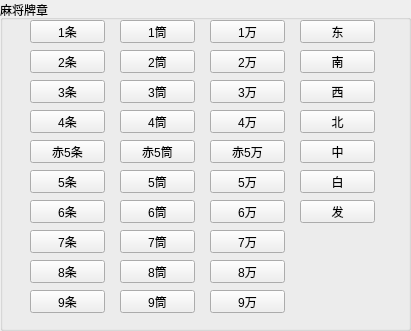
   <widget class="QGroupBox" name="groupBox">
    <property name="geometry">
     <rect>
      <x>30</x>
      <y>30</y>
      <width>411</width>
      <height>331</height>
     </rect>
    </property>
    <property name="title">
     <string>麻将牌章</string>
    </property>
    <widget class="QPushButton" name="pushButton_38">
     <property name="geometry">
      <rect>
       <x>300</x>
       <y>80</y>
       <width>75</width>
       <height>23</height>
      </rect>
     </property>
     <property name="text">
      <string>西</string>
     </property>
    </widget>
    <widget class="QPushButton" name="pushButton_9">
     <property name="geometry">
      <rect>
       <x>30</x>
       <y>260</y>
       <width>75</width>
       <height>23</height>
      </rect>
     </property>
     <property name="text">
      <string>8条</string>
     </property>
    </widget>
    <widget class="QPushButton" name="pushButton_16">
     <property name="geometry">
      <rect>
       <x>120</x>
       <y>80</y>
       <width>75</width>
       <height>23</height>
      </rect>
     </property>
     <property name="text">
      <string>3筒</string>
     </property>
    </widget>
    <widget class="QPushButton" name="pushButton_22">
     <property name="geometry">
      <rect>
       <x>210</x>
       <y>170</y>
       <width>75</width>
       <height>23</height>
      </rect>
     </property>
     <property name="text">
      <string>5万</string>
     </property>
    </widget>
    <widget class="QPushButton" name="pushButton_20">
     <property name="geometry">
      <rect>
       <x>120</x>
       <y>200</y>
       <width>75</width>
       <height>23</height>
      </rect>
     </property>
     <property name="text">
      <string>6筒</string>
     </property>
    </widget>
    <widget class="QPushButton" name="pushButton_29">
     <property name="geometry">
      <rect>
       <x>210</x>
       <y>230</y>
       <width>75</width>
       <height>23</height>
      </rect>
     </property>
     <property name="text">
      <string>7万</string>
     </property>
    </widget>
    <widget class="QPushButton" name="pushButton_19">
     <property name="geometry">
      <rect>
       <x>120</x>
       <y>230</y>
       <width>75</width>
       <height>23</height>
      </rect>
     </property>
     <property name="text">
      <string>7筒</string>
     </property>
    </widget>
    <widget class="QPushButton" name="pushButton_4">
     <property name="geometry">
      <rect>
       <x>30</x>
       <y>110</y>
       <width>75</width>
       <height>23</height>
      </rect>
     </property>
     <property name="text">
      <string>4条</string>
     </property>
    </widget>
    <widget class="QPushButton" name="pushButton_37">
     <property name="geometry">
      <rect>
       <x>300</x>
       <y>140</y>
       <width>75</width>
       <height>23</height>
      </rect>
     </property>
     <property name="text">
      <string>中</string>
     </property>
    </widget>
    <widget class="QPushButton" name="pushButton_14">
     <property name="geometry">
      <rect>
       <x>120</x>
       <y>260</y>
       <width>75</width>
       <height>23</height>
      </rect>
     </property>
     <property name="text">
      <string>8筒</string>
     </property>
    </widget>
    <widget class="QPushButton" name="pushButton_30">
     <property name="geometry">
      <rect>
       <x>210</x>
       <y>200</y>
       <width>75</width>
       <height>23</height>
      </rect>
     </property>
     <property name="text">
      <string>6万</string>
     </property>
    </widget>
    <widget class="QPushButton" name="pushButton_12">
     <property name="geometry">
      <rect>
       <x>120</x>
       <y>170</y>
       <width>75</width>
       <height>23</height>
      </rect>
     </property>
     <property name="text">
      <string>5筒</string>
     </property>
    </widget>
    <widget class="QPushButton" name="pushButton_8">
     <property name="geometry">
      <rect>
       <x>30</x>
       <y>230</y>
       <width>75</width>
       <height>23</height>
      </rect>
     </property>
     <property name="text">
      <string>7条</string>
     </property>
    </widget>
    <widget class="QPushButton" name="pushButton_35">
     <property name="geometry">
      <rect>
       <x>300</x>
       <y>50</y>
       <width>75</width>
       <height>23</height>
      </rect>
     </property>
     <property name="text">
      <string>南</string>
     </property>
    </widget>
    <widget class="QPushButton" name="pushButton_17">
     <property name="geometry">
      <rect>
       <x>120</x>
       <y>110</y>
       <width>75</width>
       <height>23</height>
      </rect>
     </property>
     <property name="text">
      <string>4筒</string>
     </property>
    </widget>
    <widget class="QPushButton" name="pushButton_26">
     <property name="geometry">
      <rect>
       <x>210</x>
       <y>80</y>
       <width>75</width>
       <height>23</height>
      </rect>
     </property>
     <property name="text">
      <string>3万</string>
     </property>
    </widget>
    <widget class="QPushButton" name="pushButton_5">
     <property name="geometry">
      <rect>
       <x>30</x>
       <y>140</y>
       <width>75</width>
       <height>23</height>
      </rect>
     </property>
     <property name="text">
      <string>赤5条</string>
     </property>
    </widget>
    <widget class="QPushButton" name="pushButton_25">
     <property name="geometry">
      <rect>
       <x>210</x>
       <y>290</y>
       <width>75</width>
       <height>23</height>
      </rect>
     </property>
     <property name="text">
      <string>9万</string>
     </property>
    </widget>
    <widget class="QPushButton" name="pushButton_33">
     <property name="geometry">
      <rect>
       <x>300</x>
       <y>20</y>
       <width>75</width>
       <height>23</height>
      </rect>
     </property>
     <property name="text">
      <string>东</string>
     </property>
    </widget>
    <widget class="QPushButton" name="pushButton_6">
     <property name="geometry">
      <rect>
       <x>30</x>
       <y>170</y>
       <width>75</width>
       <height>23</height>
      </rect>
     </property>
     <property name="text">
      <string>5条</string>
     </property>
    </widget>
    <widget class="QPushButton" name="pushButton_7">
     <property name="geometry">
      <rect>
       <x>30</x>
       <y>200</y>
       <width>75</width>
       <height>23</height>
      </rect>
     </property>
     <property name="text">
      <string>6条</string>
     </property>
    </widget>
    <widget class="QPushButton" name="pushButton_24">
     <property name="geometry">
      <rect>
       <x>210</x>
       <y>260</y>
       <width>75</width>
       <height>23</height>
      </rect>
     </property>
     <property name="text">
      <string>8万</string>
     </property>
    </widget>
    <widget class="QPushButton" name="pushButton_13">
     <property name="geometry">
      <rect>
       <x>120</x>
       <y>50</y>
       <width>75</width>
       <height>23</height>
      </rect>
     </property>
     <property name="text">
      <string>2筒</string>
     </property>
    </widget>
    <widget class="QPushButton" name="pushButton_23">
     <property name="geometry">
      <rect>
       <x>210</x>
       <y>50</y>
       <width>75</width>
       <height>23</height>
      </rect>
     </property>
     <property name="text">
      <string>2万</string>
     </property>
    </widget>
    <widget class="QPushButton" name="pushButton_10">
     <property name="geometry">
      <rect>
       <x>30</x>
       <y>290</y>
       <width>75</width>
       <height>23</height>
      </rect>
     </property>
     <property name="text">
      <string>9条</string>
     </property>
    </widget>
    <widget class="QPushButton" name="pushButton_27">
     <property name="geometry">
      <rect>
       <x>210</x>
       <y>110</y>
       <width>75</width>
       <height>23</height>
      </rect>
     </property>
     <property name="text">
      <string>4万</string>
     </property>
    </widget>
    <widget class="QPushButton" name="pushButton_28">
     <property name="geometry">
      <rect>
       <x>210</x>
       <y>140</y>
       <width>75</width>
       <height>23</height>
      </rect>
     </property>
     <property name="text">
      <string>赤5万</string>
     </property>
    </widget>
    <widget class="QPushButton" name="pushButton_36">
     <property name="geometry">
      <rect>
       <x>300</x>
       <y>110</y>
       <width>75</width>
       <height>23</height>
      </rect>
     </property>
     <property name="text">
      <string>北</string>
     </property>
    </widget>
    <widget class="QPushButton" name="pushButton_32">
     <property name="geometry">
      <rect>
       <x>300</x>
       <y>200</y>
       <width>75</width>
       <height>23</height>
      </rect>
     </property>
     <property name="text">
      <string>发</string>
     </property>
    </widget>
    <widget class="QPushButton" name="pushButton">
     <property name="geometry">
      <rect>
       <x>30</x>
       <y>20</y>
       <width>75</width>
       <height>23</height>
      </rect>
     </property>
     <property name="text">
      <string>1条</string>
     </property>
    </widget>
    <widget class="QPushButton" name="pushButton_3">
     <property name="geometry">
      <rect>
       <x>30</x>
       <y>80</y>
       <width>75</width>
       <height>23</height>
      </rect>
     </property>
     <property name="text">
      <string>3条</string>
     </property>
    </widget>
    <widget class="QPushButton" name="pushButton_18">
     <property name="geometry">
      <rect>
       <x>120</x>
       <y>140</y>
       <width>75</width>
       <height>23</height>
      </rect>
     </property>
     <property name="text">
      <string>赤5筒</string>
     </property>
    </widget>
    <widget class="QPushButton" name="pushButton_11">
     <property name="geometry">
      <rect>
       <x>120</x>
       <y>20</y>
       <width>75</width>
       <height>23</height>
      </rect>
     </property>
     <property name="text">
      <string>1筒</string>
     </property>
    </widget>
    <widget class="QPushButton" name="pushButton_34">
     <property name="geometry">
      <rect>
       <x>300</x>
       <y>170</y>
       <width>75</width>
       <height>23</height>
      </rect>
     </property>
     <property name="text">
      <string>白</string>
     </property>
    </widget>
    <widget class="QPushButton" name="pushButton_2">
     <property name="geometry">
      <rect>
       <x>30</x>
       <y>50</y>
       <width>75</width>
       <height>23</height>
      </rect>
     </property>
     <property name="text">
      <string>2条</string>
     </property>
    </widget>
    <widget class="QPushButton" name="pushButton_15">
     <property name="geometry">
      <rect>
       <x>120</x>
       <y>290</y>
       <width>75</width>
       <height>23</height>
      </rect>
     </property>
     <property name="text">
      <string>9筒</string>
     </property>
    </widget>
    <widget class="QPushButton" name="pushButton_21">
     <property name="geometry">
      <rect>
       <x>210</x>
       <y>20</y>
       <width>75</width>
       <height>23</height>
      </rect>
     </property>
     <property name="text">
      <string>1万</string>
     </property>
    </widget>
   </widget>
